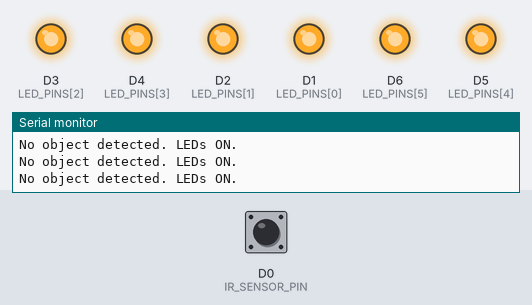
Simulated run of this sketch. Board: ESP8266 (NodeMCU). On the bench: output pins drawn as LEDs (lit = HIGH), the last lines printed to the serial monitor. Dashed ring = blinking. Inputs (shaded band) come from the test bench; at power-on: D0 (IR_SENSOR_PIN) LOW.

Above: at 1.2 s.
1.3 s: D0 (IR_SENSOR_PIN) driven HIGH
At 2.5 s:
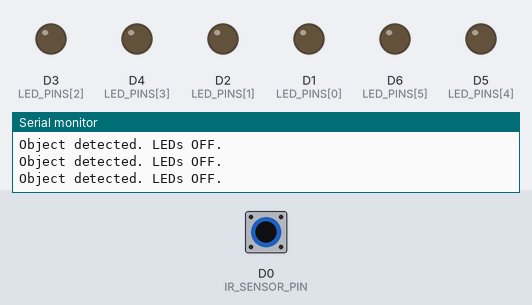
2.8 s: D0 (IR_SENSOR_PIN) driven LOW
At 3.3 s:
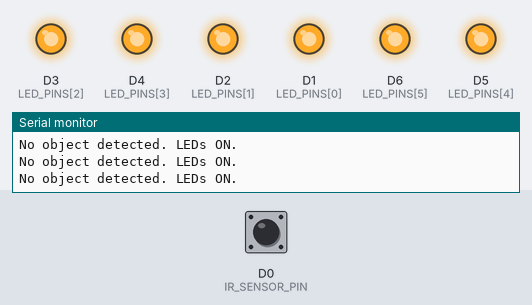
5.8 s: D0 (IR_SENSOR_PIN) pulsed HIGH 5 times (0.12 s each, 0.3 s apart)
At 6.03 s:
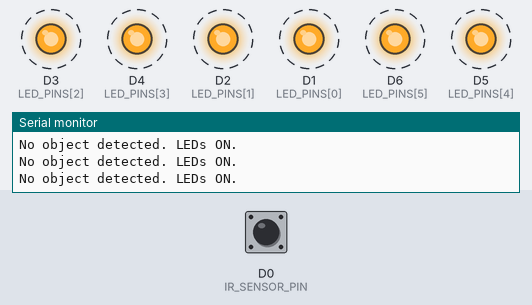
10.3 s: D0 (IR_SENSOR_PIN) pulsed HIGH 2 times (0.12 s each, 0.3 s apart)
At 11.9 s:
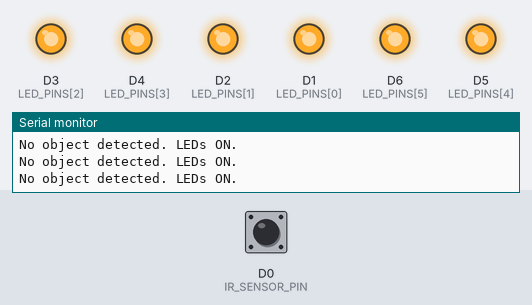
Timing chart, 0 to 13.4 s (numbered marks = the images above; inputs shaded):
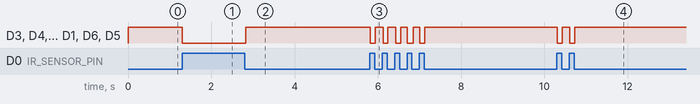

Measured:
- after the input at 1.3 s, D3 (LED_PINS[2]), D4 (LED_PINS[3]), D2 (LED_PINS[1]), D1 (LED_PINS[0]), D6 (LED_PINS[5]), D5 (LED_PINS[4]): HIGH → LOW at once
- after the input at 2.8 s, D3 (LED_PINS[2]), D4 (LED_PINS[3]), D2 (LED_PINS[1]), D1 (LED_PINS[0]), D6 (LED_PINS[5]), D5 (LED_PINS[4]): LOW → HIGH at once
- after the input at 5.8 s, D3 (LED_PINS[2]), D4 (LED_PINS[3]), D2 (LED_PINS[1]), D1 (LED_PINS[0]), D6 (LED_PINS[5]), D5 (LED_PINS[4]): alternates HIGH for 0.17 s and LOW for 0.12 s, 10 changes in all, then stays HIGH, starting at once
- after the input at 10.3 s, D3 (LED_PINS[2]), D4 (LED_PINS[3]), D2 (LED_PINS[1]), D1 (LED_PINS[0]), D6 (LED_PINS[5]), D5 (LED_PINS[4]): alternates HIGH for 0.19 s and LOW for 0.12 s, 4 changes in all, then stays HIGH, starting at once

The sketch:

sketch_irSensor6LED-Code.ino
```cpp
//

// Define pin numbers
const int IR_SENSOR_PIN = D0; // IR sensor connected to D0
const int LED_PINS[] = {D1, D2, D3, D4, D5, D6}; // LED pins
const int NUM_LEDS = 6; // Number of LEDs

void setup() {
  // Initialize the IR sensor pin
  pinMode(IR_SENSOR_PIN, INPUT);

  // Initialize the LED pins as OUTPUT and turn them ON
  for (int i = 0; i < NUM_LEDS; i++) {
    pinMode(LED_PINS[i], OUTPUT);
    digitalWrite(LED_PINS[i], HIGH); // Turn ON all LEDs initially
  }

  // Optional: Begin serial communication for debugging
  Serial.begin(9600);
}

void loop() {
  // Read the IR sensor value
  int irValue = digitalRead(IR_SENSOR_PIN);

  if (irValue == HIGH) { // IR sensor detects something
    // Turn OFF all LEDs
    for (int i = 0; i < NUM_LEDS; i++) {
      digitalWrite(LED_PINS[i], LOW);
    }
    Serial.println("Object detected. LEDs OFF.");
  } else { // IR sensor does not detect anything
    // Turn ON all LEDs
    for (int i = 0; i < NUM_LEDS; i++) {
      digitalWrite(LED_PINS[i], HIGH);
    }
    Serial.println("No object detected. LEDs ON.");
  }
}
```
